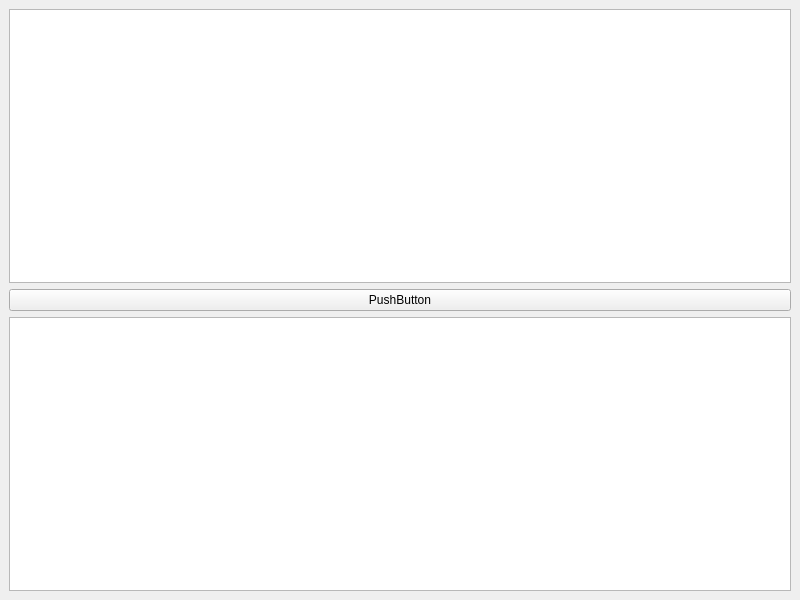
<?xml version="1.0" encoding="UTF-8"?>
<ui version="4.0">
 <class>MainWindow</class>
 <widget class="QMainWindow" name="MainWindow">
  <property name="geometry">
   <rect>
    <x>0</x>
    <y>0</y>
    <width>800</width>
    <height>600</height>
   </rect>
  </property>
  <property name="windowTitle">
   <string>MainWindow</string>
  </property>
  <widget class="QWidget" name="centralwidget">
   <layout class="QVBoxLayout" name="verticalLayout">
    <item>
     <widget class="QTextEdit" name="textEdit"/>
    </item>
    <item>
     <widget class="QPushButton" name="pushButton">
      <property name="text">
       <string>PushButton</string>
      </property>
     </widget>
    </item>
    <item>
     <widget class="QTextBrowser" name="textBrowser"/>
    </item>
   </layout>
  </widget>
 </widget>
 <resources/>
 <connections/>
</ui>
